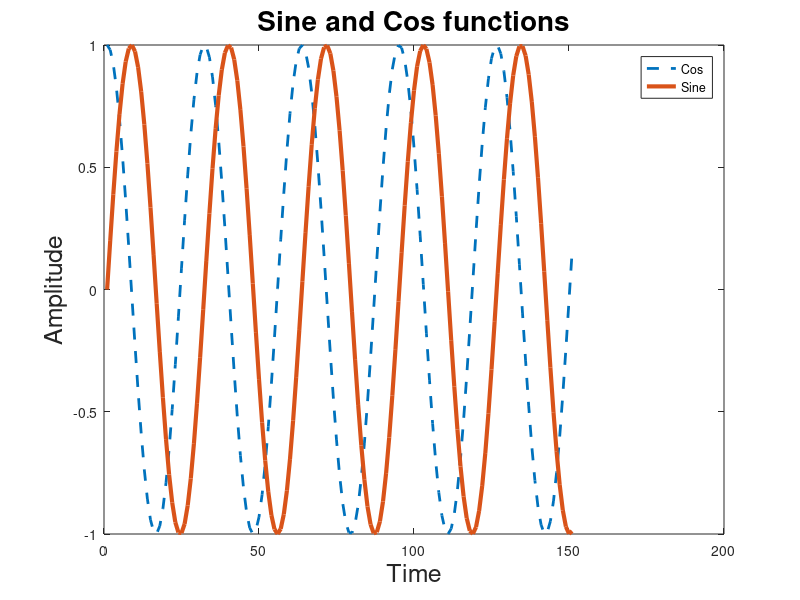

This chart was generated by the following MATLAB code:
%% Program to plot two signals and add various features to it.
%
%% Developed by: Shrutika Sawant
%% Date of Development: 10/01/2019
%% Version: 1.0
%
clc; clear all; close all;
t=0:0.2:30; %Time Period
x= cos(t); %Cos Signal
y = sin(t); %Sine signal
plot(x,'--','LineWidth',2); %Plotting of Cos signal with given time period
hold on
plot(y,'LineWidth',3); %Plotting of Sine signal with given time period
hold off
title('Sine and Cos functions','FontSize',20); %Title added
xlabel('Time','FontSize',18); %Labelling of x axis
ylabel('Amplitude','FontSize',18);  %Labelling of y axis
legend('Cos','Sine'); %Addition of legend to specify the signals
